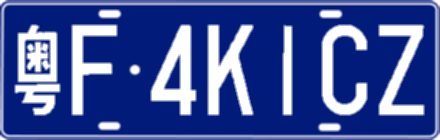
#> input picture web/sim3d/assets/plates/blue-000-clean.png, 440 x 140 px; its folder holds only this picture in this run
$ python -i pipeline.py   (imports and definitions only)
#> lines starting #> are read from the running program, lines starting #| are printed output that depends on the picture
"""统一识别管线的简单变体生成与结果选择（CPU，HyperLPR3 为主）。

流程（由 ``LPRService.recognize`` 调用）：
1. 原图直接识别（HyperLPR3，保持主模型）；
2. 结果低置信/无车牌时，构造简单变体：CLAHE、2x 放大、±3° 旋转校正、
   bbox 裁剪（HyperLPR3 检测框优先，其次旧 PlateLocator 候选）；
3. 对每个变体识别一次，取置信度最高且车牌语法可用的结果。

不引入 PR-2 严格校验，也不启用 ``real_char_verify``（其默认 false）。
"""
from __future__ import annotations

import logging
from typing import Iterable, Optional

import cv2
import numpy as np

log = logging.getLogger("lpr.pipeline")


def _limit_side(image: np.ndarray, max_side: int) -> np.ndarray:
    h, w = image.shape[:2]
    longest = max(h, w)
    if max_side and longest > max_side:
        scale = max_side / float(longest)
        image = cv2.resize(image, (int(w * scale), int(h * scale)),
                           interpolation=cv2.INTER_AREA)
    return image


def clahe_color(image: np.ndarray, clip: float = 2.5) -> np.ndarray:
    """在 LAB 亮度通道做 CLAHE，返回 BGR。"""
    if image.ndim == 2:
        image = cv2.cvtColor(image, cv2.COLOR_GRAY2BGR)
    lab = cv2.cvtColor(image, cv2.COLOR_BGR2LAB)
    lab[:, :, 0] = cv2.createCLAHE(clipLimit=clip, tileGridSize=(8, 8)).apply(lab[:, :, 0])
    return cv2.cvtColor(lab, cv2.COLOR_LAB2BGR)


def upscale(image: np.ndarray, scale: float = 2.0) -> np.ndarray:
    if image.ndim == 2:
        image = cv2.cvtColor(image, cv2.COLOR_GRAY2BGR)
    h, w = image.shape[:2]
    return cv2.resize(image, (max(1, int(w * scale)), max(1, int(h * scale))),
                      interpolation=cv2.INTER_CUBIC)


def rotate(image: np.ndarray, angle: float) -> np.ndarray:
    if image.ndim == 2:
        image = cv2.cvtColor(image, cv2.COLOR_GRAY2BGR)
    h, w = image.shape[:2]
    matrix = cv2.getRotationMatrix2D((w / 2.0, h / 2.0), float(angle), 1.0)
    return cv2.warpAffine(image, matrix, (w, h), flags=cv2.INTER_LINEAR,
                          borderMode=cv2.BORDER_REPLICATE)


def _catcher_boxes(recognizer, image: np.ndarray) -> list[tuple[int, int, int, int]]:
    catcher = getattr(recognizer, "catcher", None)
    if catcher is None:
        return []
    try:
        found = catcher(image) or []
    except Exception:  # noqa: BLE001 - 变体仅是兜底，不影响主流程
        log.exception("变体生成：检测器调用失败")
        return []
    boxes = []
    for item in found:
        try:
            bbox = item[3]
            x0, y0, x1, y1 = (int(v) for v in bbox)
            if x1 > x0 and y1 > y0:
                boxes.append((x0, y0, x1, y1))
        except (IndexError, TypeError, ValueError):
            continue
    return boxes


def _locator_boxes(image: np.ndarray, topk: int = 2) -> list[tuple[int, int, int, int]]:
    try:
        from .locator import PlateLocator
        locator = PlateLocator(locate_topk=topk)
        candidates = locator.locate(image)
    except Exception:  # noqa: BLE001
        log.exception("变体生成：旧定位器不可用")
        return []
    boxes = []
    for cand in candidates[:topk]:
        try:
            x0, y0, x1, y1 = (int(v) for v in (cand.x, cand.y, cand.x + cand.w, cand.y + cand.h))
            boxes.append((x0, y0, x1, y1))
        except (AttributeError, TypeError, ValueError):
            continue
    return boxes


def _crop_with_pad(image: np.ndarray, box, pad_ratio: float = 0.10) -> Optional[np.ndarray]:
    h, w = image.shape[:2]
    x0, y0, x1, y1 = box
    pad_x = max(2, int((x1 - x0) * pad_ratio))
    pad_y = max(2, int((y1 - y0) * pad_ratio))
    x0, y0 = max(0, x0 - pad_x), max(0, y0 - pad_y)
    x1, y1 = min(w, x1 + pad_x), min(h, y1 + pad_y)
    if x1 <= x0 or y1 <= y0:
        return None
    return image[y0:y1, x0:x1]


def build_variants(image: np.ndarray, recognizer=None, *, max_variants: int = 6,
                   max_side: int = 1280) -> list[np.ndarray]:
    """低置信时使用的简单变体（不含原图；保持 CPU 可控数量）。"""
    if image is None or image.size == 0:
        return []
    base = _limit_side(image, max_side)
    variants: list[np.ndarray] = []

    def add(candidate: Optional[np.ndarray]) -> None:
        if candidate is None or candidate.size == 0 or len(variants) >= max_variants:
            return
        if candidate.shape[:2] == base.shape[:2] and np.shares_memory(candidate, base):
            return
        variants.append(candidate)

    add(clahe_color(base))
    add(upscale(base, 2.0))
    add(rotate(base, -3.0))
    add(rotate(base, 3.0))

    boxes = _catcher_boxes(recognizer, base) or _locator_boxes(base)
    for box in boxes[:2]:
        crop = _crop_with_pad(base, box)
        add(crop)
        add(upscale(crop, 2.0) if crop is not None else None)
        if len(variants) >= max_variants:
            break
    return variants


def is_low_result(result, threshold: float) -> bool:
    """是否需要尝试变体：无车牌/未成功/需人工/置信度低于阈值。"""
    if result is None:
        return True
    try:
        return bool(result.need_manual or not result.success or not result.plate
                    or result.overall_conf < float(threshold))
    except Exception:  # noqa: BLE001
        return True


def pick_best(results: Iterable):
    """选择置信度最高且带合法车牌的结果；同分时优先 success、再优先原顺序。"""
    best = None
    best_key = None
    for index, result in enumerate(results):
        if result is None:
            continue
        plate = getattr(result, "plate", None)
        conf = float(getattr(result, "overall_conf", 0.0) or 0.0)
        success = bool(getattr(result, "success", False))
        key = (1 if plate else 0, conf, success, -index)
        if best is None or key > best_key:
            best, best_key = result, key
    return best

>>> import cv2
>>> picture = cv2.imread('../../web/sim3d/assets/plates/blue-000-clean.png')
#> picture is the input picture: shape (140, 440, 3); mean B, G, R 156.8, 86.6, 67.1
>>> result = build_variants(picture)
#> in clahe_color, `lab = cv2.cvtColor(image, cv2.COLOR_BGR2LAB)`: lab: shape (140, 440, 3); mean of channels 0, 1, 2 98.1, 150.6, 87.6
#> in clahe_color, `lab[:, :, 0] = cv2.createCLAHE(clipLimit=clip, tileGridSize=(8, 8)).ap..`: lab: shape (140, 440, 3); mean of channels 0, 1, 2 100.6, 150.6, 87.6
#> in upscale, `return cv2.resize(image, (max(1, int(w * scale)), max(1, int(h * scale..`:
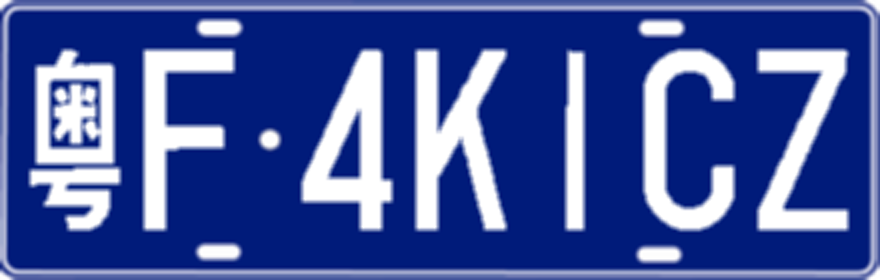
#> returned value: shape (280, 880, 3); mean of channels 0, 1, 2 156.7, 86.4, 67.2; drawn as B, G, R
#> in rotate, `return cv2.warpAffine(image, matrix, (w, h), flags=cv2.INTER_LINEAR, b..`:
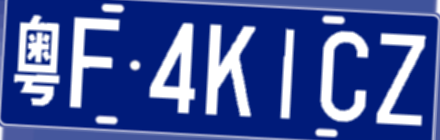
#> returned value: shape (140, 440, 3); mean of channels 0, 1, 2 156.4, 86, 66.3; drawn as B, G, R
#> call 2 of rotate, with angle = 3
#> in rotate (call 2), `return cv2.warpAffine(image, matrix, (w, h), flags=cv2.INTER_LINEAR, b..`:
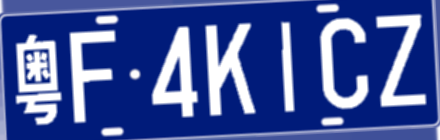
#> returned value: shape (140, 440, 3); mean of channels 0, 1, 2 156.5, 86.1, 66.6; drawn as B, G, R
#> (the run stopped early here; a loop or call above may not have finished)

$ run again, on web/sim3d/assets/plates/blue-001-clean.png
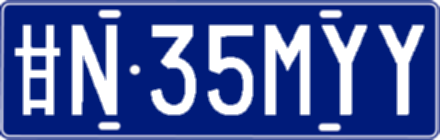
#> input picture web/sim3d/assets/plates/blue-001-clean.png, 440 x 140 px
#> picture is the input picture: shape (140, 440, 3); mean B, G, R 159.8, 91.7, 72.8
#> in rotate, `return cv2.warpAffine(image, matrix, (w, h), flags=cv2.INTER_LINEAR, b..`:
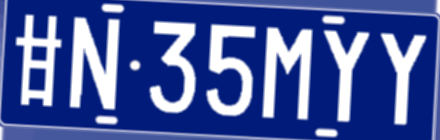
#> returned value: shape (140, 440, 3); mean of channels 0, 1, 2 159.4, 91, 72; drawn as B, G, R
#> in rotate (call 2), `return cv2.warpAffine(image, matrix, (w, h), flags=cv2.INTER_LINEAR, b..`:
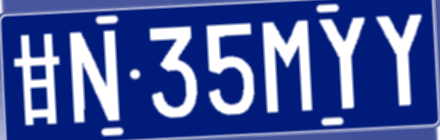
#> returned value: shape (140, 440, 3); mean of channels 0, 1, 2 159.4, 91.2, 72.3; drawn as B, G, R

$ run again, on web/sim3d/assets/plates/blue-002-clean.png
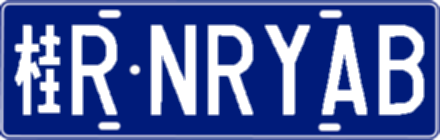
#> input picture web/sim3d/assets/plates/blue-002-clean.png, 440 x 140 px
#> picture is the input picture: shape (140, 440, 3); mean B, G, R 163.4, 97.9, 79.7
#> in rotate, `return cv2.warpAffine(image, matrix, (w, h), flags=cv2.INTER_LINEAR, b..`:
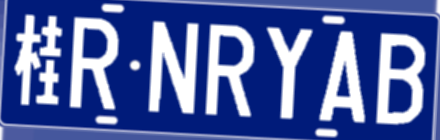
#> returned value: shape (140, 440, 3); mean of channels 0, 1, 2 163, 97.2, 78.9; drawn as B, G, R
#> in rotate (call 2), `return cv2.warpAffine(image, matrix, (w, h), flags=cv2.INTER_LINEAR, b..`:
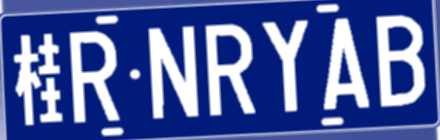
#> returned value: shape (140, 440, 3); mean of channels 0, 1, 2 163.1, 97.4, 79.2; drawn as B, G, R

$ run again, on web/sim3d/assets/plates/blue-003-clean.png
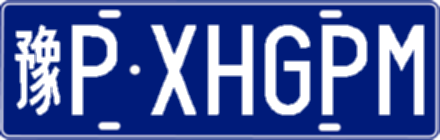
#> input picture web/sim3d/assets/plates/blue-003-clean.png, 440 x 140 px
#> picture is the input picture: shape (140, 440, 3); mean B, G, R 161.7, 95, 76.5
#> in rotate, `return cv2.warpAffine(image, matrix, (w, h), flags=cv2.INTER_LINEAR, b..`:
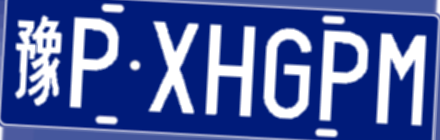
#> returned value: shape (140, 440, 3); mean of channels 0, 1, 2 161.3, 94.3, 75.7; drawn as B, G, R
#> in rotate (call 2), `return cv2.warpAffine(image, matrix, (w, h), flags=cv2.INTER_LINEAR, b..`:
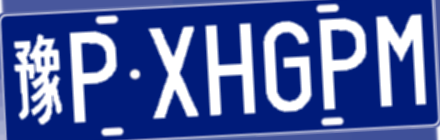
#> returned value: shape (140, 440, 3); mean of channels 0, 1, 2 161.4, 94.5, 76; drawn as B, G, R
